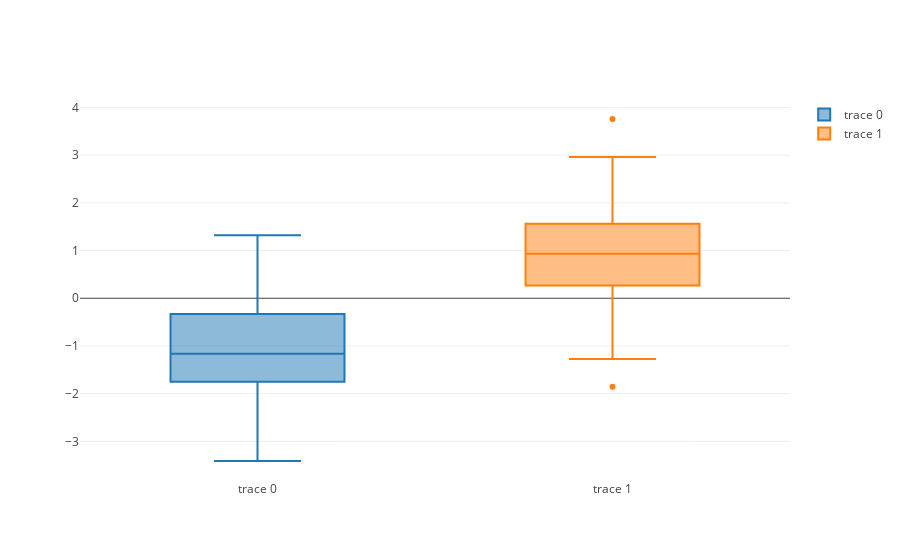

Source (notebook cell):
### Code cell
import plotly.offline as py
import plotly.graph_objs as go
import numpy as np

y0 = np.random.randn(50) - 1
y1 = np.random.randn(50) + 1

py.iplot([
    go.Box(y=y0),
    go.Box(y=y1),
])
